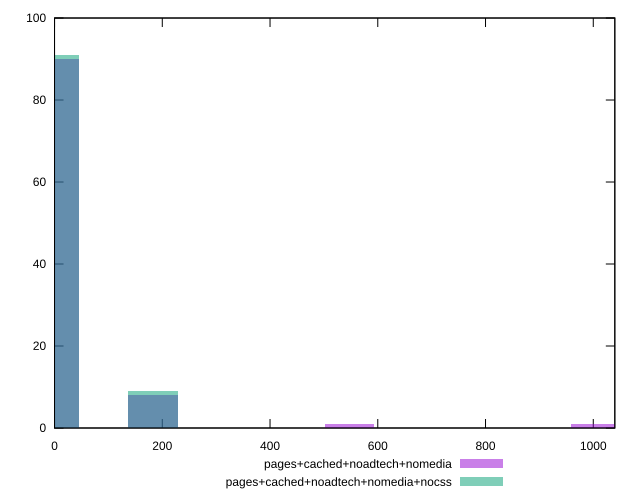

This chart was generated by the following gnuplot code:
reset

$pagesCachedNoadtechNomedia <<EOF
548.0825166193331 1
1004.817947135444 1
0 90
182.69417220644436 8
EOF

$pagesCachedNoadtechNomediaNocss <<EOF
0 91
182.69417220644436 9
EOF

set key outside below
set boxwidth 91.34708610322218
set xrange [0:1040]
set yrange [0:100]
set trange [0:100]
set style fill transparent solid 0.5 noborder
set terminal svg size 640, 500 enhanced background rgb 'white'
set output "report_00017_2021-02-10T15-08-03.406Z/uses-http2/comparison/histogram/3_vs_4.svg"

plot $pagesCachedNoadtechNomedia title "pages+cached+noadtech+nomedia" with boxes, \
     $pagesCachedNoadtechNomediaNocss title "pages+cached+noadtech+nomedia+nocss" with boxes

reset
